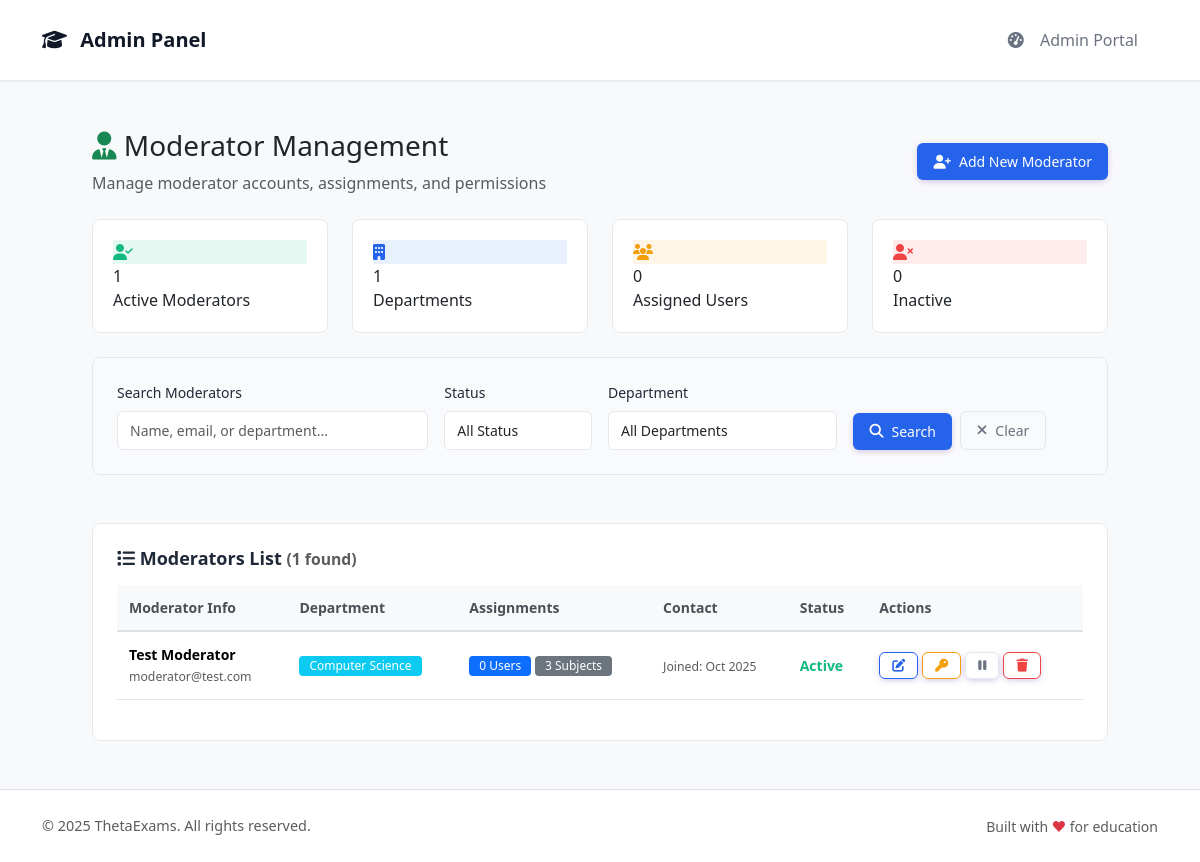
The app's page /admin/manage_moderators.php (signed in) with its own data.
### tables this page shows
CREATE TABLE IF NOT EXISTS users (
    id INT AUTO_INCREMENT PRIMARY KEY,
    name VARCHAR(100) NOT NULL,
    email VARCHAR(100) UNIQUE NOT NULL,
    roll_no VARCHAR(50) UNIQUE NULL,
    password VARCHAR(255) NOT NULL,
    role ENUM('student','faculty','moderator','evaluator','admin') NOT NULL,
    course VARCHAR(100) NULL,
    year INT NULL,
    department VARCHAR(100) NULL,
    phone VARCHAR(20) NULL,
    is_active TINYINT(1) DEFAULT 1,
    moderator_id INT NULL,
    created_at TIMESTAMP DEFAULT CURRENT_TIMESTAMP,
    INDEX idx_users_email (email),
    INDEX idx_users_role (role),
    INDEX idx_users_active (is_active),
    FOREIGN KEY (moderator_id) REFERENCES users(id) ON DELETE SET NULL
);

### admin/manage_moderators.php (the view, shortened to what this page needs)
<?php
include('../config/config.php');
include('../includes/header.php');
$search = isset($_GET['search']) ? trim($_GET['search']) : '';
$table_check = $conn->query("SHOW TABLES LIKE 'moderator_subjects'");
$moderator_subjects_exists = $table_check && $table_check->num_rows > 0;
if($moderator_subjects_exists) {
    $query = "SELECT u.*,
        (SELECT COUNT(*) FROM users WHERE moderator_id = u.id AND role IN ('student', 'evaluator')) as assigned_users,
        (SELECT COUNT(*) FROM moderator_subjects ms WHERE ms.moderator_id = u.id) as assigned_subjects
        FROM users u
        WHERE u.role = 'moderator'";
} else {
    $query = "SELECT u.*,
        (SELECT COUNT(*) FROM users WHERE moderator_id = u.id AND role IN ('student', 'evaluator')) as assigned_users,
        0 as assigned_subjects
        FROM users u
        WHERE u.role = 'moderator'";
}
$query .= " ORDER BY u.name ASC";
$stmt = $conn->prepare($query);
if($stmt) {
    $stmt->execute();
    $moderators = $stmt->get_result();
}
$is_active_check = $conn->query("SHOW COLUMNS FROM users LIKE 'is_active'");
if($is_active_check && $is_active_check->num_rows > 0) {
    $moderatorStats = $conn->query("SELECT
        COUNT(*) as total_moderators,
        SUM(is_active) as active_moderators,
        COUNT(DISTINCT department) as total_departments,
        (SELECT COUNT(*) FROM users WHERE role IN ('student', 'evaluator') AND moderator_id IS NOT NULL) as total_assigned_users
        FROM users WHERE role = 'moderator'")->fetch_assoc();
}
?>
<link rel="stylesheet" href="../moderator/css/moderator-style.css">
<div class="container-fluid" style="padding-left: 50px; padding-right: 50px;">
    <div class="row mb-4 mt-4 fade-in">
        <div class="col-12">
            <div class="d-flex justify-content-between align-items-center">
                <div>
                    <h1 class="h3 mb-2">
                        <i class="fas fa-user-tie text-success"></i> Moderator Management
                    </h1>
                    <p class="text-muted mb-0">Manage moderator accounts, assignments, and permissions</p>
                </div>
                <div>
                    <button class="btn btn-primary" onclick="showAddModal()">
                        <i class="fas fa-user-plus"></i> Add New Moderator
                    </button>
                </div>
            </div>
        </div>
    </div>
    <div class="row g-4 mb-4 fade-in">
        <div class="col-md-3">
            <div class="stat-box">
                <div class="stat-icon" style="background-color: rgba(16, 185, 129, 0.1); color: #10b981;">
                    <i class="fas fa-user-check"></i>
                </div>
                <div class="stat-details">
                    <div class="stat-value"><?= $moderatorStats['active_moderators'] ?></div>
                    <div class="stat-label">Active Moderators</div>
                </div>
            </div>
        </div>
        <div class="col-md-3">
            <div class="stat-box">
                <div class="stat-icon" style="background-color: rgba(37, 99, 235, 0.1); color: #2563eb;">
                    <i class="fas fa-building"></i>
                </div>
                <div class="stat-details">
                    <div class="stat-value"><?= $moderatorStats['total_departments'] ?></div>
                    <div class="stat-label">Departments</div>
                </div>
            </div>
        </div>
        <div class="col-md-3">
            <div class="stat-box">
                <div class="stat-icon" style="background-color: rgba(245, 158, 11, 0.1); color: #f59e0b;">
                    <i class="fas fa-users"></i>
                </div>
                <div class="stat-details">
                    <div class="stat-value"><?= $moderatorStats['total_assigned_users'] ?></div>
                    <div class="stat-label">Assigned Users</div>
                </div>
            </div>
        </div>
        <div class="col-md-3">
            <div class="stat-box">
                <div class="stat-icon" style="background-color: rgba(239, 68, 68, 0.1); color: #ef4444;">
                    <i class="fas fa-user-times"></i>
                </div>
                <div class="stat-details">
                    <div class="stat-value"><?= $moderatorStats['total_moderators'] - $moderatorStats['active_moderators'] ?></div>
                    <div class="stat-label">Inactive</div>
                </div>
            </div>
        </div>
    </div>
    <div class="row mb-4 fade-in">
        <div class="col-12">
            <div class="search-filters">
                <form method="GET" class="row g-3">
                    <div class="col-md-4">
                        <label class="form-label">Search Moderators</label>
                        <input type="text" class="form-control" name="search" value="<?= htmlspecialchars($search) ?>"
                               placeholder="Name, email, or department...">
                    </div>
                    <div class="col-md-2">
                        <label class="form-label">Status</label>
                        <select name="status" class="form-select">
                            <option value="">All Status</option>
                        </select>
                    </div>
                    <div class="col-md-3">
                        <label class="form-label">Department</label>
                        <select name="department" class="form-select">
                            <option value="">All Departments</option>
                        </select>
                    </div>
                    <div class="col-md-3 d-flex align-items-end gap-2">
                        <button type="submit" class="btn btn-primary">
                            <i class="fas fa-search"></i> Search
                        </button>
                        <a href="manage_moderators.php" class="btn btn-outline-secondary">
                            <i class="fas fa-times"></i> Clear
                        </a>
                    </div>
                </form>
            </div>
        </div>
    </div>
    <div class="row fade-in">
        <div class="col-12">
            <div class="dashboard-card">
                <div class="d-flex justify-content-between align-items-center mb-3">
                    <h5 class="mb-0">
                        <i class="fas fa-list"></i> Moderators List
                        <small class="text-muted">(<?= $moderators->num_rows ?> found)</small>
                    </h5>
                </div>
                <?php if($moderators->num_rows > 0): ?>
                    <div class="table-responsive">
                        <table class="table table-hover">
                            <thead class="table-light">
                                <tr>
                                    <th>Moderator Info</th>
                                    <th>Department</th>
                                    <th>Assignments</th>
                                    <th>Contact</th>
                                    <th>Status</th>
                                    <th>Actions</th>
                                </tr>
                            </thead>
                            <tbody>
                                <?php while($moderator = $moderators->fetch_assoc()): ?>
                                <tr>
                                    <td>
                                        <div class="fw-semibold"><?= htmlspecialchars($moderator['name']) ?></div>
                                        <small class="text-muted"><?= htmlspecialchars($moderator['email']) ?></small>
                                    </td>
                                    <td>
                                        <?php if($moderator['department']): ?>
                                            <span class="badge bg-info"><?= htmlspecialchars($moderator['department']) ?></span>
                                        <?php else: ?>
                                            <span class="text-muted">Not assigned</span>
                                        <?php endif; ?>
                                    </td>
                                    <td>
                                        <div>
                                            <span class="badge bg-primary"><?= $moderator['assigned_users'] ?> Users</span>
                                            <span class="badge bg-secondary"
                                                  title="Click to view assigned subjects"
                                                  style="cursor: pointer;"
                                                  onclick="showAssignedSubjects(<?= $moderator['id'] ?>)">
                                                <?= $moderator['assigned_subjects'] ?> Subjects
                                            </span>
                                        </div>
                                    </td>
                                    <td>
                                        <small class="text-muted">Joined: <?= date('M Y', strtotime($moderator['created_at'])) ?></small>
                                    </td>
                                    <td>
                                        <span class="status-<?= (isset($moderator['is_active']) && $moderator['is_active']) ? 'active' : 'inactive' ?>">
                                            <?= (isset($moderator['is_active']) && $moderator['is_active']) ? 'Active' : 'Inactive' ?>
                                        </span>
                                    </td>
                                    <td>
                                        <div class="btn-group-actions">
                                            <button class="btn btn-sm btn-outline-primary"
                                                    onclick="editModerator(<?= $moderator['id'] ?>)" title="Edit">
                                                <i class="fas fa-edit"></i>
                                            </button>
                                            <button class="btn btn-sm btn-outline-warning"
                                                    onclick="changePassword(<?= $moderator['id'] ?>)" title="Change Password">
                                                <i class="fas fa-key"></i>
                                            </button>
                                            <button class="btn btn-sm btn-outline-<?= (isset($moderator['is_active']) && $moderator['is_active']) ? 'secondary' : 'success' ?>"
                                                    onclick="toggleStatus(<?= $moderator['id'] ?>, <?= (isset($moderator['is_active']) && $moderator['is_active']) ? '0' : '1' ?>)"
                                                    title="<?= (isset($moderator['is_active']) && $moderator['is_active']) ? 'Deactivate' : 'Activate' ?>">
                                                <i class="fas fa-<?= (isset($moderator['is_active']) && $moderator['is_active']) ? 'pause' : 'play' ?>"></i>
                                            </button>
                                            <button class="btn btn-sm btn-outline-danger"
                                                    onclick="deleteModerator(<?= $moderator['id'] ?>)" title="Delete">
                                                <i class="fas fa-trash"></i>
                                            </button>
                                        </div>
                                    </td>
                                </tr>
                                <?php endwhile; ?>
                            </tbody>
                        </table>
                    </div>
                <?php endif; ?>
            </div>
        </div>
    </div>
</div>
<?php include('../includes/footer.php'); ?>

### records on screen
users: name "Test Moderator", email "moderator@test.com", department "Computer Science", assigned_users "0", assigned_subjects "3", created_at "Oct 2025", is_active "Active"

### other values on screen
$moderatorStats['active_moderators'] "1"
$moderatorStats['total_departments'] "1"
$moderatorStats['total_assigned_users'] "0"
$moderators->num_rows "1"
